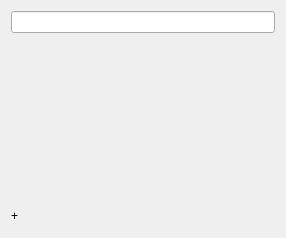
<?xml version="1.0" encoding="UTF-8"?>
<ui version="4.0">
 <class>PSTNNumber</class>
 <widget class="QDialog" name="PSTNNumber">
  <property name="geometry">
   <rect>
    <x>0</x>
    <y>0</y>
    <width>286</width>
    <height>238</height>
   </rect>
  </property>
  <property name="sizePolicy">
   <sizepolicy hsizetype="Fixed" vsizetype="Preferred">
    <horstretch>0</horstretch>
    <verstretch>0</verstretch>
   </sizepolicy>
  </property>
  <property name="windowTitle">
   <string>Call Phones or Send SMS</string>
  </property>
  <layout class="QVBoxLayout" name="verticalLayout">
   <item>
    <widget class="QLineEdit" name="editNumber">
    </widget>
   </item>
   <item>
    <layout class="QHBoxLayout" name="horizontalLayout_3">
     <item>
      <widget class="Mvp::View::QtDialpadWidget" name="dialpadWidget" native="true">
       <property name="sizePolicy">
        <sizepolicy hsizetype="Fixed" vsizetype="Expanding">
         <horstretch>0</horstretch>
         <verstretch>0</verstretch>
        </sizepolicy>
       </property>
      </widget>
     </item>
    </layout>
   </item>
   <item>
    <layout class="QHBoxLayout" name="horizontalLayout_2">
     <item>
      <widget class="QLabel" name="labelNumber">
       <property name="sizePolicy">
        <sizepolicy hsizetype="Fixed" vsizetype="Fixed">
         <horstretch>0</horstretch>
         <verstretch>0</verstretch>
        </sizepolicy>
       </property>
       <property name="text">
        <string>+</string>
       </property>
       <property name="scaledContents">
        <bool>false</bool>
       </property>
       <property name="wordWrap">
        <bool>true</bool>
       </property>
      </widget>
     </item>
     <item>
      <spacer name="horizontalSpacer">
       <property name="orientation">
        <enum>Qt::Horizontal</enum>
       </property>
       <property name="sizeHint" stdset="0">
        <size>
         <width>40</width>
         <height>20</height>
        </size>
       </property>
      </spacer>
     </item>
     <item>
      <layout class="QHBoxLayout" name="horizontalLayout">
       <item>
        <widget class="QPushButton" name="buttonSms">
         <property name="enabled">
          <bool>false</bool>
         </property>
         <property name="sizePolicy">
          <sizepolicy hsizetype="Fixed" vsizetype="Fixed">
           <horstretch>0</horstretch>
           <verstretch>0</verstretch>
          </sizepolicy>
         </property>
         <property name="toolTip">
          <string>Send SMS</string>
         </property>
         <property name="text">
          <string/>
         </property>
         <property name="icon">
          <iconset resource="skypeicons.qrc">
           <normaloff>:/icons/MessageSMS_24x24.png</normaloff>:/icons/MessageSMS_24x24.png</iconset>
         </property>
         <property name="iconSize">
          <size>
           <width>24</width>
           <height>24</height>
          </size>
         </property>
         <property name="flat">
          <bool>true</bool>
         </property>
        </widget>
       </item>
       <item>
        <widget class="QPushButton" name="buttonCall">
         <property name="enabled">
          <bool>false</bool>
         </property>
         <property name="sizePolicy">
          <sizepolicy hsizetype="Fixed" vsizetype="Fixed">
           <horstretch>0</horstretch>
           <verstretch>0</verstretch>
          </sizepolicy>
         </property>
         <property name="toolTip">
          <string>Call</string>
         </property>
         <property name="text">
          <string/>
         </property>
         <property name="icon">
          <iconset resource="skypeicons.qrc">
           <normaloff>:/icons/CallStart_24x24.png</normaloff>:/icons/CallStart_24x24.png</iconset>
         </property>
         <property name="iconSize">
          <size>
           <width>24</width>
           <height>24</height>
          </size>
         </property>
         <property name="default">
          <bool>true</bool>
         </property>
         <property name="flat">
          <bool>true</bool>
         </property>
        </widget>
       </item>
      </layout>
     </item>
    </layout>
   </item>
  </layout>
 </widget>
 <customwidgets>
  <customwidget>
   <class>Mvp::View::QtDialpadWidget</class>
   <extends>QWidget</extends>
   <header>src/view/qtdialpadwidget.h</header>
  </customwidget>
 </customwidgets>
 <tabstops>
  <tabstop>buttonSms</tabstop>
  <tabstop>buttonCall</tabstop>
  <tabstop>editNumber</tabstop>
 </tabstops>
 <resources>
  <include location="skypeicons.qrc"/>
 </resources>
 <connections/>
</ui>
